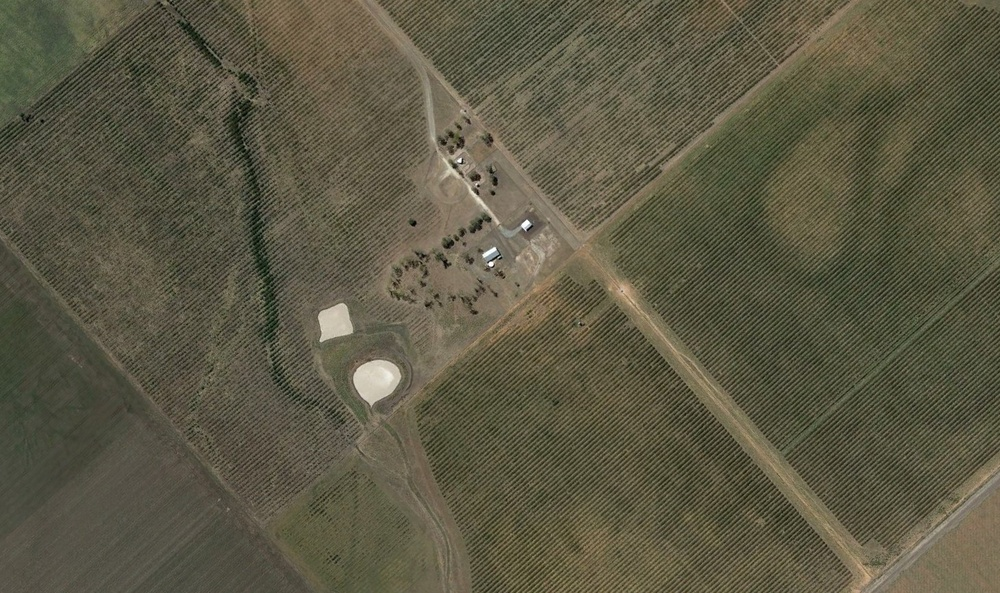
#> input picture test6.jpg, 1000 x 593 px, shrunk from 1462 x 867 before the run
$ python Picture.py
#> lines starting #> are read from the running program, lines starting #| are printed output that depends on the picture; after the words box and inside, x2 and y2 are one past the last pixel; in counts of white or black regions, pixels touching at a corner belong together
#> further down, img is the input picture: shape (593, 1000, 3); mean B, G, R 68.1, 88.4, 92.1
import cv2 as cv
import numpy as np
from matplotlib import pyplot as plt

def srodek(contour):

    # Znajduje srodek konturu
    M = cv.moments(contour)
    cx = int(M['m10'] /M['m00'])
    cy = int(M['m01'] /M['m00'])
    return([cy,cy])

def odl_xy(x, y):

    # Odleglosc miedzy punktami x, y
    dx = x[0] - y[0]
    dy = x[1] - y[1]
    D = np.math.sqrt(dx*dx+dy*dy)
    return D

def kat(a, b, c):
    v0 = np.array(a) - np.array(b)
    v1 = np.array(c) - np.array(b)

    angle = np.math.atan2(np.linalg.det([v0,v1]),np.dot(v0,v1))
    return np.degrees(angle)


def proste_katy(contour):

    # Weryfikuje czy kontur ma proste katy
    a=80
    b=110
    c=170
    k = abs( kat(contour[len(contour)-1][0],contour[0][0],contour[1][0]) )
    if k < a or (k > b and k < c):
        return False

    k = abs( kat(contour[len(contour)-2][0],contour[len(contour)-1][0],contour[0][0]) )
    if k < a or (k > b and k < c):
        return False

    for i in range(0, len(contour)-1):
        k = abs( kat(contour[i-1][0],contour[i][0],contour[i+1][0]) )
        if k < a or (k > b and k < c):
            return False
    return True


def selekcja_kontorow(contours, min, max):

    # Usuwa niepasujace kontury
    a = len(contours)
    k = 0
    while (k < a):
        r = cv.minAreaRect(contours[k])[1]
        if cv.contourArea( contours[k] ) < min or cv.contourArea( contours[k] ) > max or not proste_katy(contours[k]) or r[0]/r[1] > 6 or r[1]/r[0] > 6:
            del contours[k]
            a = len(contours)
            k = k - 1
        k = k + 1
    return contours


def wyostrz(img):
    # Wyostrza lub rozmazuje zdjecie
    blur = cv.GaussianBlur(img, (5,5), 3)
    img = cv.addWeighted(img, 1.5, blur, -0.5, 0)
    return blur


def usun_zielone(img):
    # Usuwa zielone obszary (trawe)

    lower_green = np.array([30,30,10])
    upper_green = np.array([80,255,220])

    hsv = cv.cvtColor(img, cv.COLOR_BGR2HSV)
#> hsv: shape (593, 1000, 3); mean H, S, V 26.4, 70.8, 92.7
    hsv = cv.GaussianBlur(hsv,(5,5),0)
#> hsv: shape (593, 1000, 3); mean H, S, V 26.4, 70.8, 92.7
    mask = cv.inRange(hsv, lower_green, upper_green)
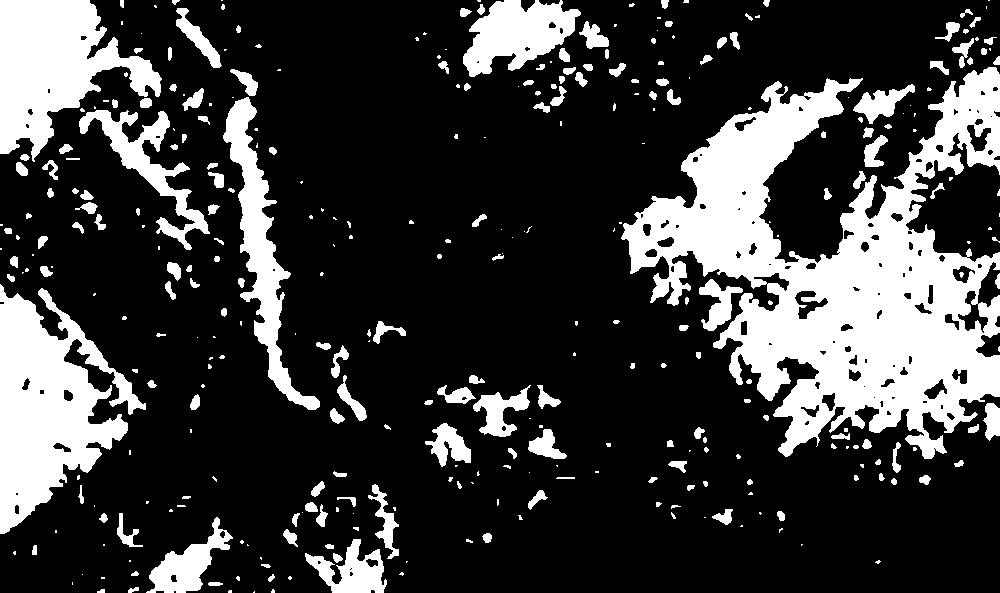
#> mask: shape (593, 1000); 23.9% white; 347 white regions (158 under 20 px), largest, box (x1, y1, x2, y2) and area: (621, 67, 1000, 459) 66540, (0, 284, 146, 534) 18279, (0, 0, 162, 162) 13747

    for i in range(len(mask)):
        for j in range(len(mask[i])):
            if mask[i][j] == 255:
                mask[i][j] = 0
            else:
                mask[i][j] = 255
    img = cv.bitwise_and(img, img, mask= mask)
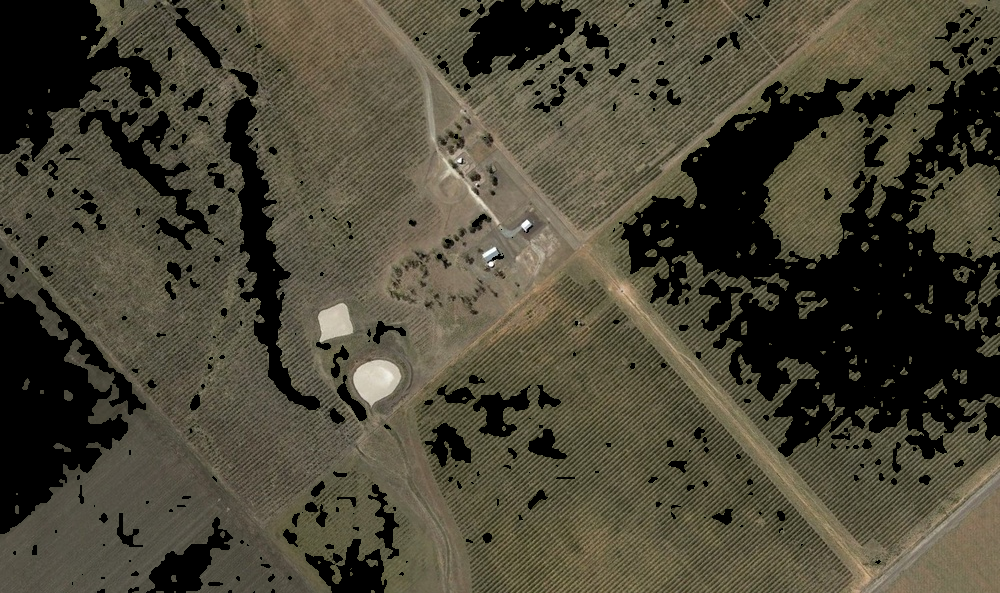
#> img: shape (593, 1000, 3); mean B, G, R 54.2, 69.7, 73.9
    return img


def rysuj_kontury(img, contours):
    # Rysuje kontury i ich rogi

    cv.drawContours(img, contours, -1, (0,255,0), 2)

    for i in range(len(contours)):
        for j in range(len(contours[i])):
            cv.drawMarker(img, (contours[i][j][0][0],contours[i][j][0][1]),
            [255,0,0], cv.MARKER_SQUARE, 0, 1)
    return img

def usun_duplikaty(contours):
    # Usuwa kontury wykryte kilkakrotnie

    a = len(contours)
    i = 0
    while i < a:
        x = srodek(contours[i])
        j = i + 1
        while j < a:
            y = srodek(contours[j])
            if odl_xy(x,y) < 3:
                del contours[j]
                a = len(contours)
                j = j - 1
            j = j + 1
        i = i + 1
    return contours

def kontury_budynkow(img):
    result = []
    img = usun_zielone(img)
    imgSplit = cv.split(img)

    for y in range(0,2):
        for b in range(11, 511, 50):
            for g in range(-20,-6,2):
                imgray = wyostrz(imgSplit[y])
                # Aplikuje gray, threshold, morph i wykrywa kontury
                thresh  = cv.adaptiveThreshold(imgray, 255, cv.ADAPTIVE_THRESH_GAUSSIAN_C, cv.THRESH_BINARY,  b, g)
                kernel  = np.ones((3,3),np.uint8)
                morph = cv.morphologyEx(thresh, cv.MORPH_OPEN, kernel)
                morph = cv.morphologyEx(morph, cv.MORPH_CLOSE, kernel)

                contours, hierarchy = cv.findContours(morph, cv.RETR_TREE, cv.CHAIN_APPROX_NONE )

                for i in range(len(contours)):
                    contours[i] = cv.approxPolyDP(contours[i], 0.02*cv.arcLength(contours[i],True), True)

                contours = selekcja_kontorow(contours, 100, 10000)

                for x in contours:
                    result.append(x)
#> this loop made 2 passes
#> pass 1, in wyostrz, `blur = cv.GaussianBlur(img, (5,5), 3)`:
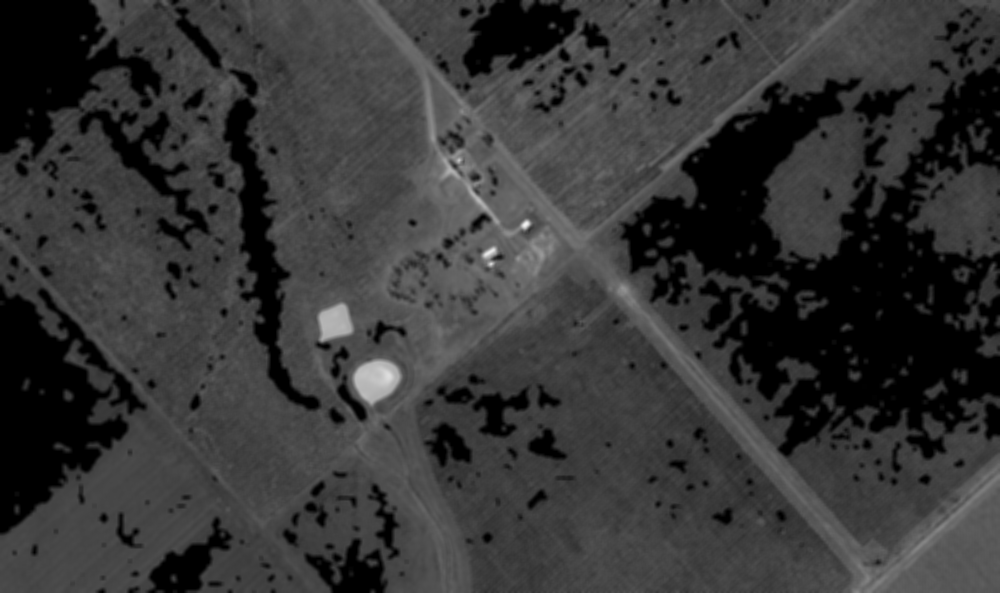
#> blur: shape (593, 1000); min 0, max 243, mean 54.2
#> pass 2, in wyostrz (call 71), `blur = cv.GaussianBlur(img, (5,5), 3)`:
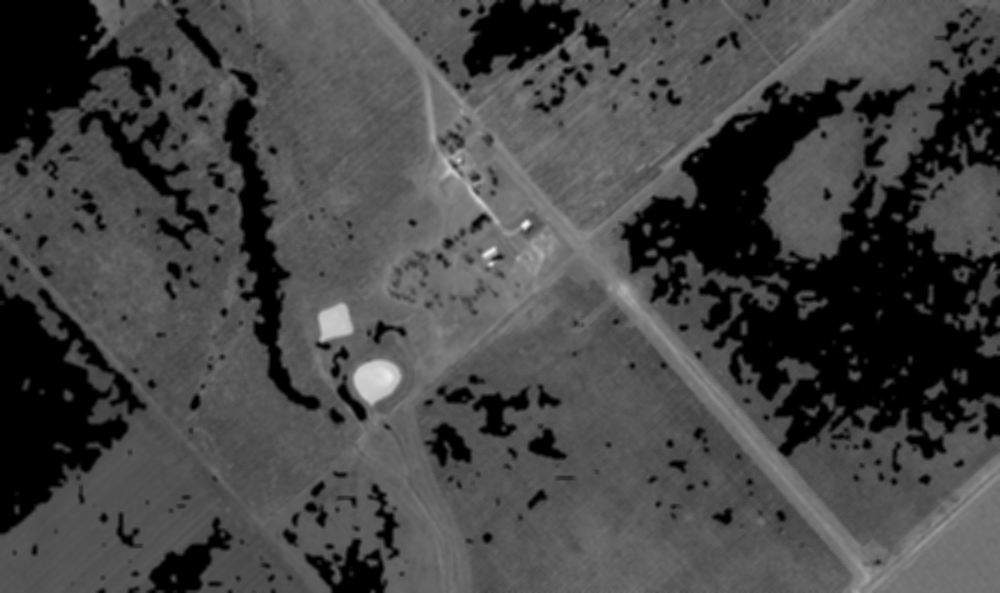
#> blur: shape (593, 1000); min 0, max 242, mean 69.7
#> pass 2, in wyostrz (call 71), `img = cv.addWeighted(img, 1.5, blur, -0.5, 0)`:
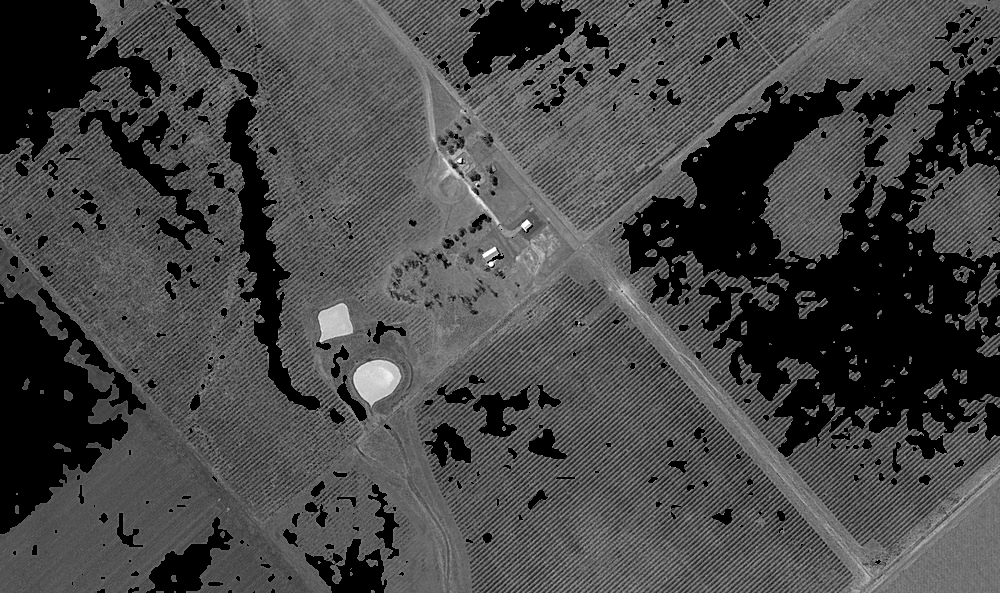
#> img: shape (593, 1000); min 0, max 255, mean 70.5
#> after the loop:
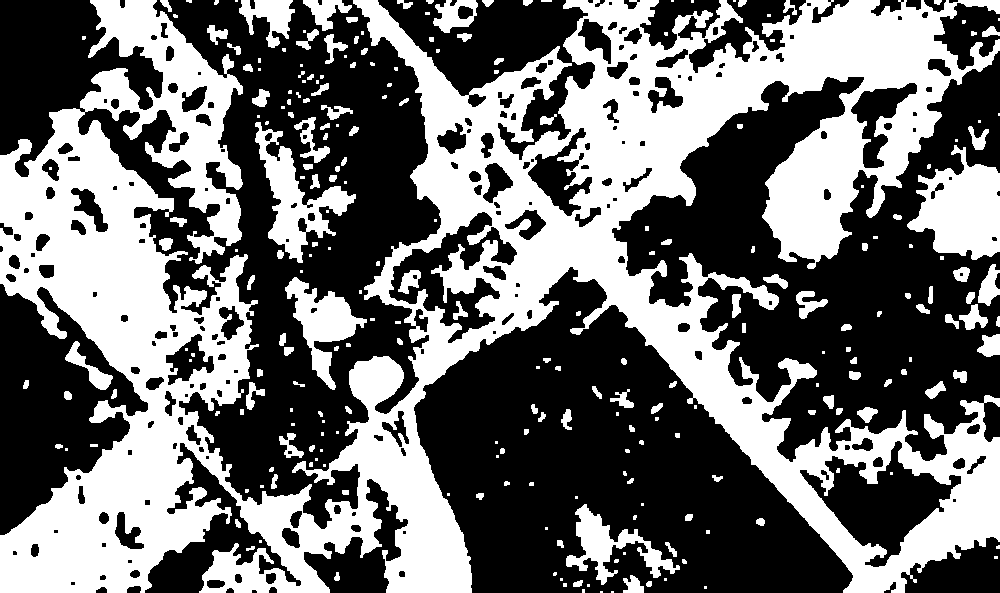
#> morph: shape (593, 1000); 43.2% white; 252 white regions (107 under 20 px), largest, box (x1, y1, x2, y2) and area: (0, 0, 1000, 593) 222739, (907, 145, 1000, 260) 6482, (255, 122, 356, 263) 4467
#> after the loop:
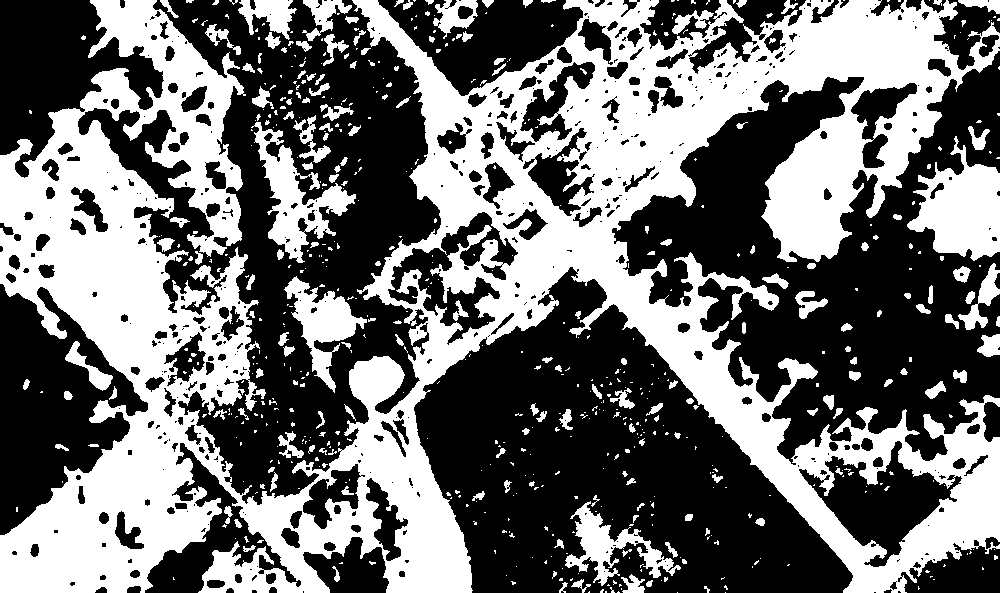
#> thresh: shape (593, 1000); 43.8% white; 638 white regions (460 under 20 px), largest, box (x1, y1, x2, y2) and area: (0, 0, 1000, 593) 222903, (907, 136, 1000, 261) 6526, (251, 122, 356, 263) 4676
#> after the loop, result = []

    return result


img = cv.imread('test6.jpg')
contours = kontury_budynkow(img)
#> contours = []

contours = usun_duplikaty(contours)
#> in usun_duplikaty, `a = len(contours)`: a = 0

img = rysuj_kontury(img, contours)
plt.imshow(img)
plt.show()

$ run again, with test2.jpg copied over test6.jpg
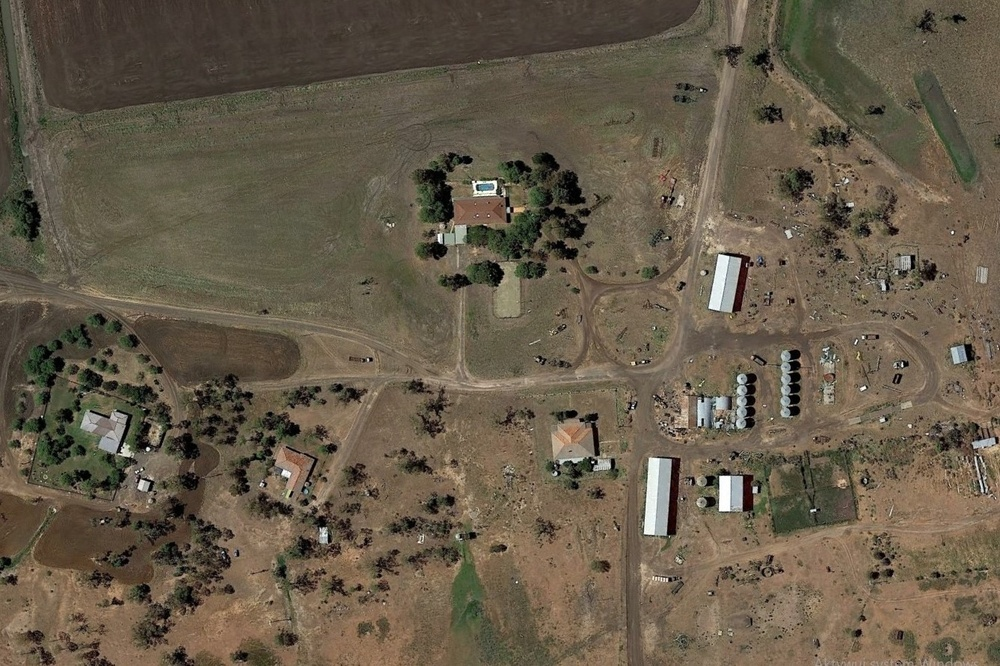
#> input picture test2.jpg, 1000 x 666 px, shrunk from 1337 x 890 before the run
#> img is the input picture: shape (666, 1000, 3); mean B, G, R 73.4, 91.1, 102.2
#> the loop in kontury_budynkow, `for y in range(0,2):` made 2 passes
#> after the loop in kontury_budynkow, `for y in range(0,2):`:
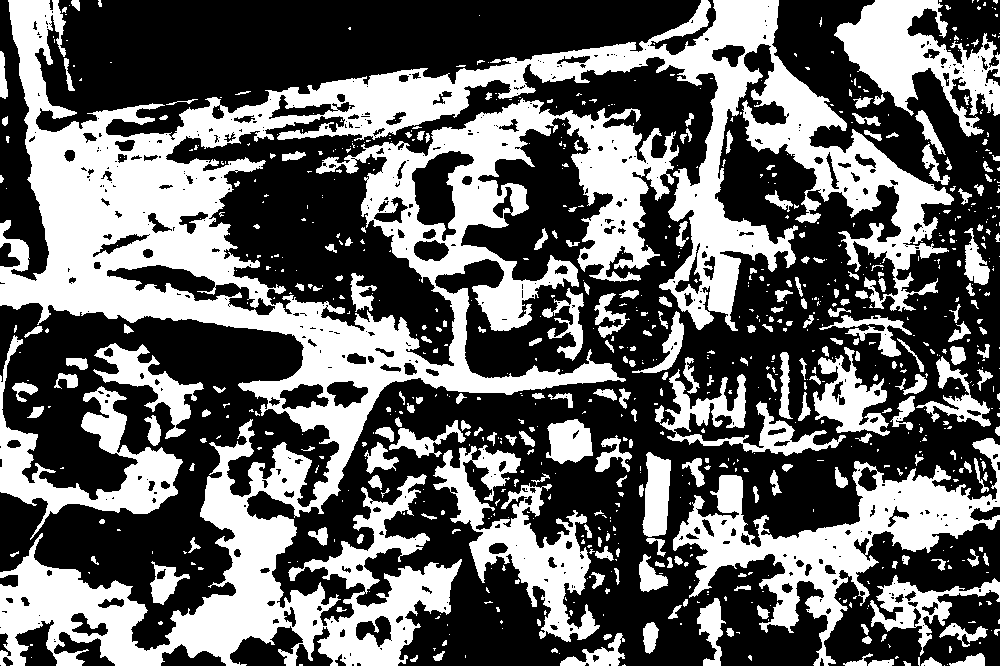
#> thresh: shape (666, 1000); 39.6% white; 819 white regions (563 under 20 px)
#> after the loop in kontury_budynkow, `for y in range(0,2):`: result = 128 contours; largest, box (x1, y1, x2, y2) and area: (643, 456, 671, 535) 1629, (643, 456, 671, 535) 1629, (644, 456, 671, 534) 1600, (643, 456, 671, 535) 1593, (643, 456, 671, 535) 1593
#> contours has the same summary as result in kontury_budynkow
#> in usun_duplikaty, `a = len(contours)`: a = 128
#> the loop in usun_duplikaty, `while i < a:` made 8 passes
#> x on pass 1: [492, 492]
#> in rysuj_kontury, `cv.drawContours(img, contours, -1, (0,255,0), 2)`:
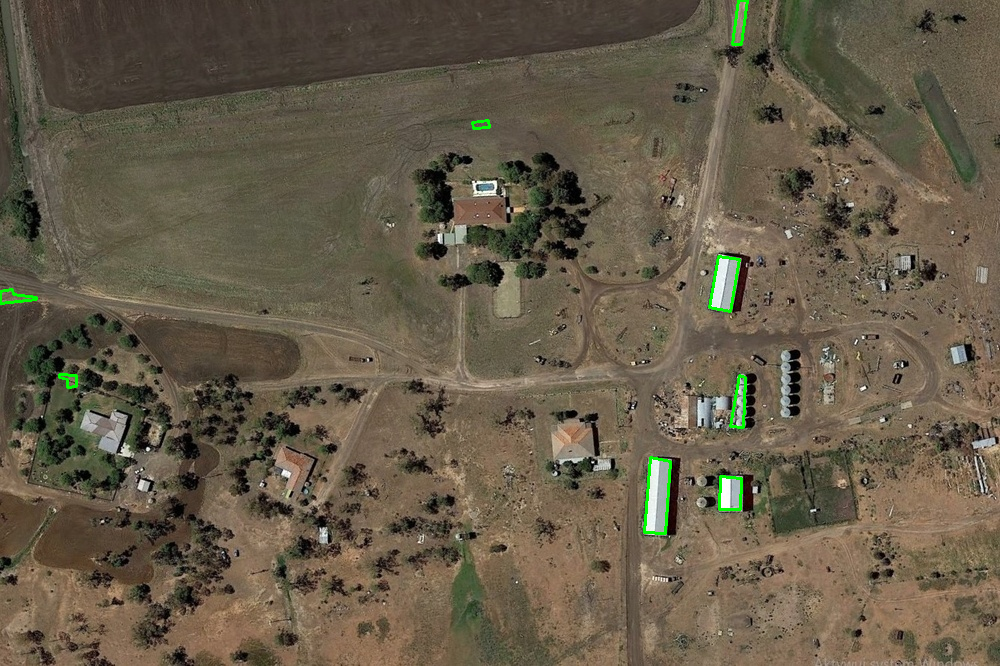
#> img: shape (666, 1000, 3); 0.38% of pixels changed, all inside (x1, y1, x2, y2) = (0, 0, 749, 535)
#> the loop in rysuj_kontury, `for i in range(len(contours)):` made 8 passes
